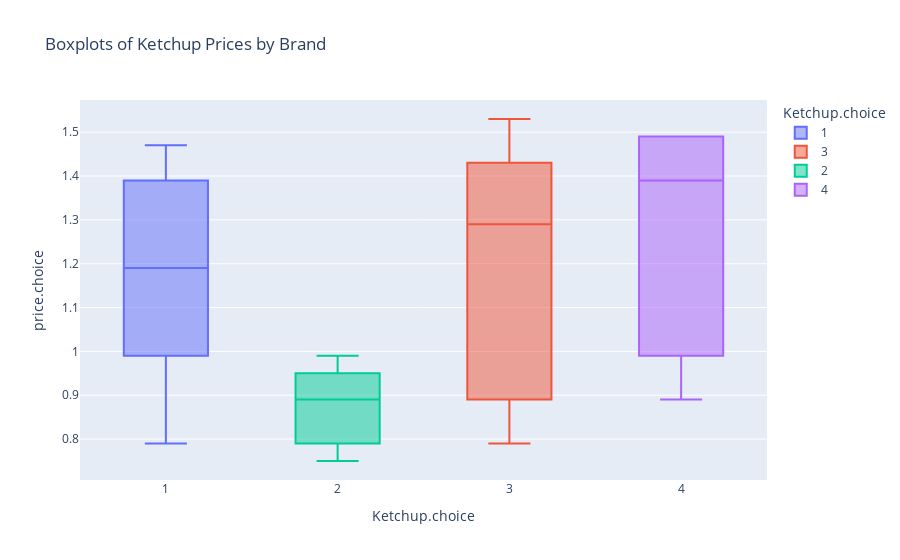

The code cell stored with this chart in its notebook:
### Markdown cell above
**Task 6 (1 point)**. Make a figure as boxplots of each ketchup.choice in terms of price.choice. You might need to search for boxplots from plotly documentation for that.

### Code cell
px.box(data, x = "Ketchup.choice", y = "price.choice", color = "Ketchup.choice", title = "Boxplots of Ketchup Prices by Brand")

### Figure 1 — Plotly figure (JSON) as saved in the notebook; plotly's stock layout.template omitted (floating-point values rounded to 4 significant figures; data arrays with more than 128 entries replaced by an {"elided": "..."} marker saying what was removed)
{"data": [{"alignmentgroup": "True", "hovertemplate": "Ketchup.choice=%{x}<br>price.choice=%{y}<extra></extra>", "legendgroup": "1", "marker": {"color": "#636efa"}, "name": "1", "notched": false, "offsetgroup": "1", "orientation": "v", "showlegend": true, "type": "box", "x": {"elided": "2526 int values"}, "x0": " ", "xaxis": "x", "y": {"elided": "2526 float values"}, "y0": " ", "yaxis": "y"}, {"alignmentgroup": "True", "hovertemplate": "Ketchup.choice=%{x}<br>price.choice=%{y}<extra></extra>", "legendgroup": "3", "marker": {"color": "#EF553B"}, "name": "3", "notched": false, "offsetgroup": "3", "orientation": "v", "showlegend": true, "type": "box", "x": {"elided": "1019 int values"}, "x0": " ", "xaxis": "x", "y": {"elided": "1019 float values"}, "y0": " ", "yaxis": "y"}, {"alignmentgroup": "True", "hovertemplate": "Ketchup.choice=%{x}<br>price.choice=%{y}<extra></extra>", "legendgroup": "2", "marker": {"color": "#00cc96"}, "name": "2", "notched": false, "offsetgroup": "2", "orientation": "v", "showlegend": true, "type": "box", "x": {"elided": "1155 int values"}, "x0": " ", "xaxis": "x", "y": {"elided": "1155 float values"}, "y0": " ", "yaxis": "y"}, {"alignmentgroup": "True", "hovertemplate": "Ketchup.choice=%{x}<br>price.choice=%{y}<extra></extra>", "legendgroup": "4", "marker": {"color": "#ab63fa"}, "name": "4", "notched": false, "offsetgroup": "4", "orientation": "v", "showlegend": true, "type": "box", "x": {"elided": "256 int values"}, "x0": " ", "xaxis": "x", "y": {"elided": "256 float values"}, "y0": " ", "yaxis": "y"}], "layout": {"boxmode": "overlay", "legend": {"title": {"text": "Ketchup.choice"}, "tracegroupgap": 0}, "title": {"text": "Boxplots of Ketchup Prices by Brand"}, "xaxis": {"anchor": "y", "categoryarray": [1, 3, 2, 4], "categoryorder": "array", "domain": [0, 1], "title": {"text": "Ketchup.choice"}}, "yaxis": {"anchor": "x", "domain": [0, 1], "title": {"text": "price.choice"}}}}
